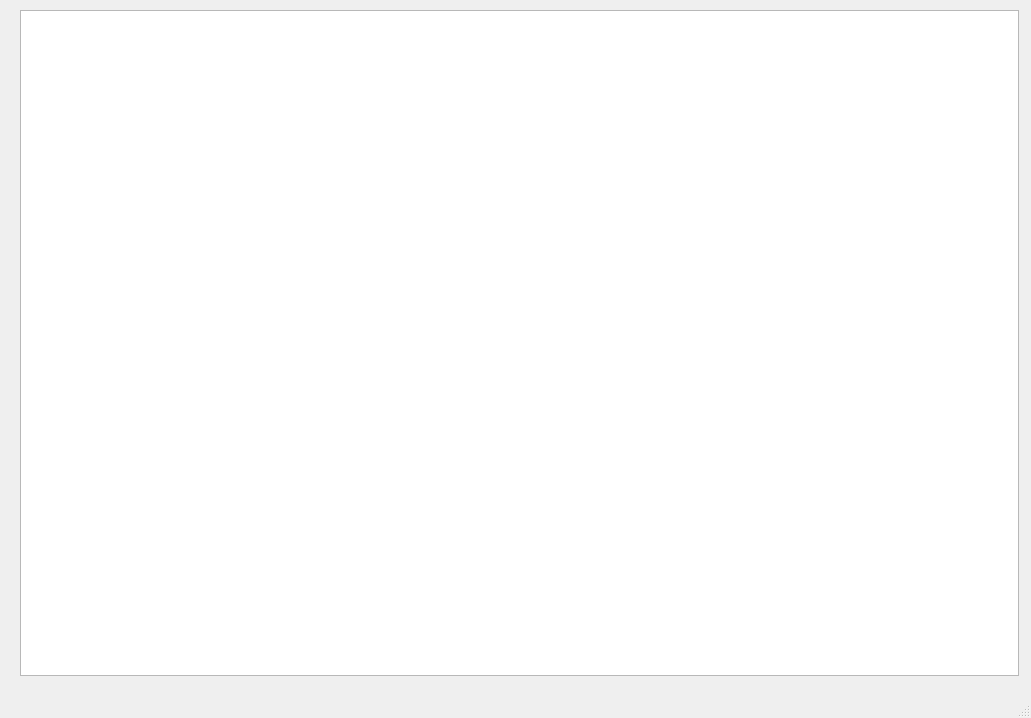
<?xml version="1.0" encoding="UTF-8"?>
<ui version="4.0">
 <class>MainWindow</class>
 <widget class="QMainWindow" name="MainWindow">
  <property name="geometry">
   <rect>
    <x>0</x>
    <y>0</y>
    <width>1031</width>
    <height>718</height>
   </rect>
  </property>
  <property name="windowTitle">
   <string>MainWindow</string>
  </property>
  <widget class="QWidget" name="centralwidget">
   <widget class="myGrahicsView" name="graphicsView">
    <property name="geometry">
     <rect>
      <x>20</x>
      <y>10</y>
      <width>999</width>
      <height>666</height>
     </rect>
    </property>
    <property name="verticalScrollBarPolicy">
     <enum>Qt::ScrollBarAlwaysOff</enum>
    </property>
    <property name="horizontalScrollBarPolicy">
     <enum>Qt::ScrollBarAlwaysOff</enum>
    </property>
    <property name="dragMode">
     <enum>QGraphicsView::NoDrag</enum>
    </property>
   </widget>
  </widget>
  <widget class="QMenuBar" name="menubar">
   <property name="geometry">
    <rect>
     <x>0</x>
     <y>0</y>
     <width>1031</width>
     <height>25</height>
    </rect>
   </property>
  </widget>
  <widget class="QStatusBar" name="statusbar"/>
 </widget>
 <customwidgets>
  <customwidget>
   <class>myGrahicsView</class>
   <extends>QGraphicsView</extends>
   <header location="global">mygrahicsview.h</header>
  </customwidget>
 </customwidgets>
 <resources/>
 <connections/>
</ui>
